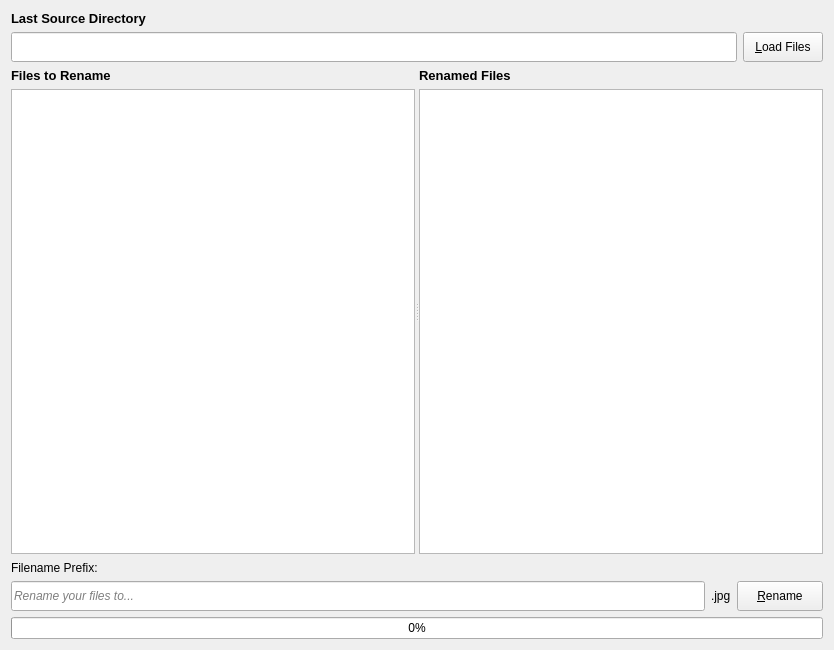
<?xml version="1.0" encoding="UTF-8"?>
<ui version="4.0">
 <class>Window</class>
 <widget class="QWidget" name="Window">
  <property name="geometry">
   <rect>
    <x>0</x>
    <y>0</y>
    <width>834</width>
    <height>650</height>
   </rect>
  </property>
  <property name="windowTitle">
   <string>Renamer</string>
  </property>
  <layout class="QGridLayout" name="gridLayout">
   <item row="0" column="0" colspan="4">
    <widget class="QLabel" name="label">
     <property name="minimumSize">
      <size>
       <width>0</width>
       <height>15</height>
      </size>
     </property>
     <property name="maximumSize">
      <size>
       <width>16777215</width>
       <height>15</height>
      </size>
     </property>
     <property name="font">
      <font>
       <pointsize>10</pointsize>
       <weight>75</weight>
       <bold>true</bold>
      </font>
     </property>
     <property name="text">
      <string>Last Source Directory</string>
     </property>
    </widget>
   </item>
   <item row="1" column="0" colspan="3">
    <widget class="QLineEdit" name="dirEdit">
     <property name="minimumSize">
      <size>
       <width>0</width>
       <height>30</height>
      </size>
     </property>
     <property name="maximumSize">
      <size>
       <width>16777215</width>
       <height>30</height>
      </size>
     </property>
    </widget>
   </item>
   <item row="1" column="3">
    <widget class="QPushButton" name="LoadFilesButton">
     <property name="minimumSize">
      <size>
       <width>0</width>
       <height>30</height>
      </size>
     </property>
     <property name="maximumSize">
      <size>
       <width>16777215</width>
       <height>30</height>
      </size>
     </property>
     <property name="text">
      <string>&amp;Load Files</string>
     </property>
    </widget>
   </item>
   <item row="2" column="0" colspan="4">
    <widget class="QSplitter" name="splitter">
     <property name="orientation">
      <enum>Qt::Horizontal</enum>
     </property>
     <widget class="QWidget" name="layoutWidget">
      <layout class="QVBoxLayout" name="verticalLayout">
       <item>
        <widget class="QLabel" name="label_2">
         <property name="font">
          <font>
           <pointsize>10</pointsize>
           <weight>75</weight>
           <italic>false</italic>
           <bold>true</bold>
          </font>
         </property>
         <property name="text">
          <string>Files to Rename</string>
         </property>
        </widget>
       </item>
       <item>
        <widget class="QListWidget" name="srcFileList"/>
       </item>
      </layout>
     </widget>
     <widget class="QWidget" name="layoutWidget">
      <layout class="QVBoxLayout" name="verticalLayout_2">
       <item>
        <widget class="QLabel" name="label_3">
         <property name="font">
          <font>
           <pointsize>10</pointsize>
           <weight>75</weight>
           <italic>false</italic>
           <bold>true</bold>
          </font>
         </property>
         <property name="text">
          <string>Renamed Files</string>
         </property>
        </widget>
       </item>
       <item>
        <widget class="QListWidget" name="dstFileList"/>
       </item>
      </layout>
     </widget>
    </widget>
   </item>
   <item row="3" column="0" colspan="4">
    <widget class="QLabel" name="label_4">
     <property name="minimumSize">
      <size>
       <width>0</width>
       <height>15</height>
      </size>
     </property>
     <property name="maximumSize">
      <size>
       <width>16777215</width>
       <height>15</height>
      </size>
     </property>
     <property name="font">
      <font>
       <pointsize>9</pointsize>
      </font>
     </property>
     <property name="text">
      <string>Filename Prefix:</string>
     </property>
    </widget>
   </item>
   <item row="4" column="0">
    <widget class="QLineEdit" name="prefixEdit">
     <property name="minimumSize">
      <size>
       <width>0</width>
       <height>30</height>
      </size>
     </property>
     <property name="maximumSize">
      <size>
       <width>16777215</width>
       <height>30</height>
      </size>
     </property>
     <property name="font">
      <font>
       <pointsize>9</pointsize>
       <italic>true</italic>
      </font>
     </property>
     <property name="placeholderText">
      <string>Rename your files to...</string>
     </property>
    </widget>
   </item>
   <item row="4" column="1">
    <widget class="QLabel" name="extensionLabel">
     <property name="minimumSize">
      <size>
       <width>0</width>
       <height>30</height>
      </size>
     </property>
     <property name="maximumSize">
      <size>
       <width>16777215</width>
       <height>30</height>
      </size>
     </property>
     <property name="text">
      <string>.jpg</string>
     </property>
    </widget>
   </item>
   <item row="4" column="2" colspan="2">
    <widget class="QPushButton" name="renameFilesButton">
     <property name="minimumSize">
      <size>
       <width>0</width>
       <height>30</height>
      </size>
     </property>
     <property name="maximumSize">
      <size>
       <width>16777215</width>
       <height>30</height>
      </size>
     </property>
     <property name="text">
      <string>&amp;Rename</string>
     </property>
    </widget>
   </item>
   <item row="5" column="0" colspan="4">
    <widget class="QProgressBar" name="progressBar">
     <property name="value">
      <number>0</number>
     </property>
     <property name="alignment">
      <set>Qt::AlignCenter</set>
     </property>
     <property name="invertedAppearance">
      <bool>false</bool>
     </property>
    </widget>
   </item>
  </layout>
 </widget>
 <resources/>
 <connections/>
</ui>
